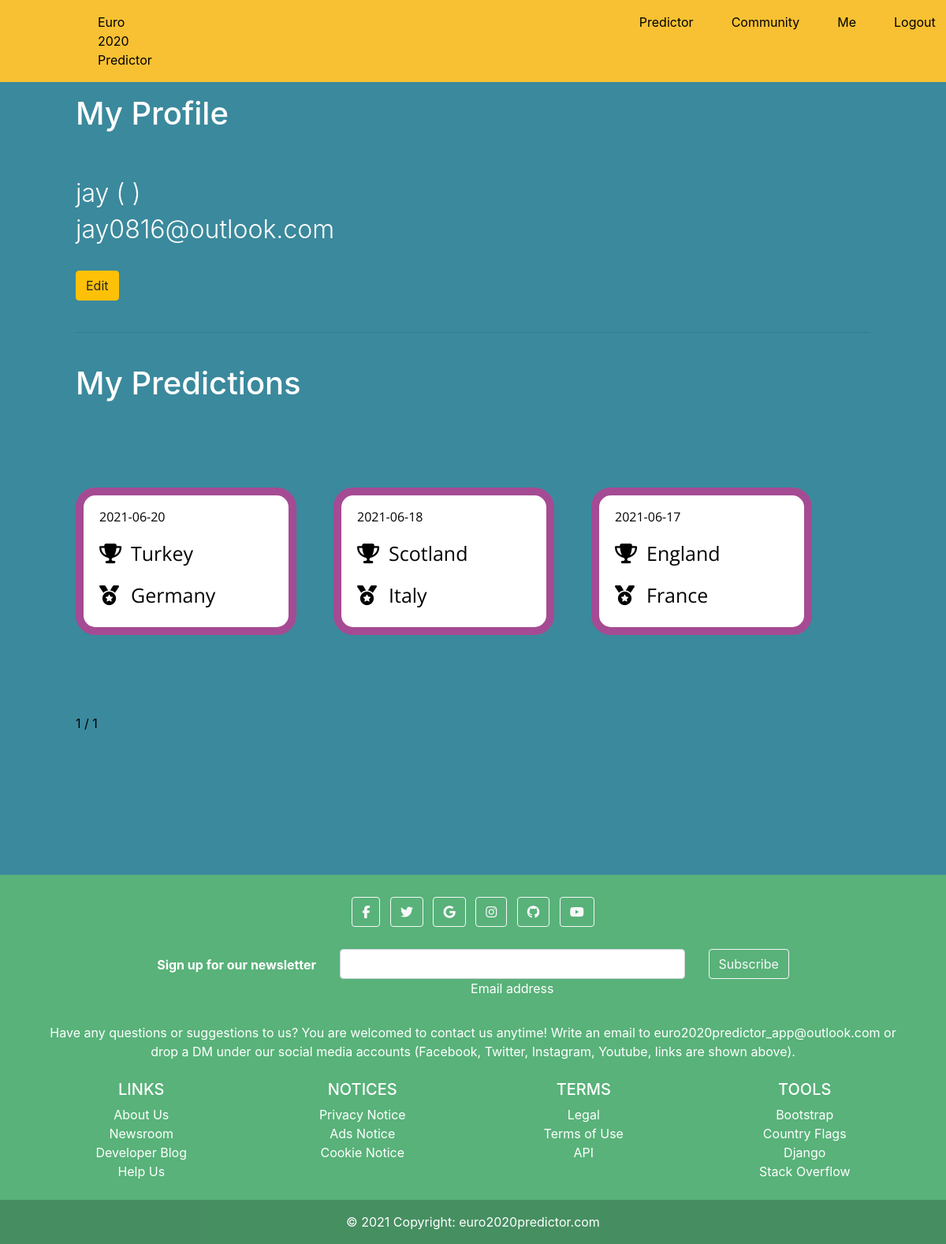
Page /my_homepage/ (signed in) on the committed database.
### euro/models.py (models this page shows)
class Prediction(models.Model):
    user_id = models.IntegerField()
    create_time = models.CharField(max_length=120)
    gs_a1 = models.CharField(max_length=120)
    gs_a2 = models.CharField(max_length=120)
    gs_a3 = models.CharField(max_length=120)
    gs_a4 = models.CharField(max_length=120)
    gs_b1 = models.CharField(max_length=120)
    gs_b2 = models.CharField(max_length=120)
    gs_b3 = models.CharField(max_length=120)
    gs_b4 = models.CharField(max_length=120)
    gs_c1 = models.CharField(max_length=120)
    gs_c2 = models.CharField(max_length=120)
    gs_c3 = models.CharField(max_length=120)
    gs_c4 = models.CharField(max_length=120)
    gs_d1 = models.CharField(max_length=120)
    gs_d2 = models.CharField(max_length=120)
    gs_d3 = models.CharField(max_length=120)
    gs_d4 = models.CharField(max_length=120)
    gs_e1 = models.CharField(max_length=120)
    gs_e2 = models.CharField(max_length=120)
    gs_e3 = models.CharField(max_length=120)
    gs_e4 = models.CharField(max_length=120)
    gs_f1 = models.CharField(max_length=120)
    gs_f2 = models.CharField(max_length=120)
    gs_f3 = models.CharField(max_length=120)
    gs_f4 = models.CharField(max_length=120)
    btf_1 = models.CharField(max_length=120)
    btf_2 = models.CharField(max_length=120)
    btf_3 = models.CharField(max_length=120)
    btf_4 = models.CharField(max_length=120)
    btf_l1 = models.CharField(max_length=120)
    btf_l2 = models.CharField(max_length=120)
    ks16_aw = models.CharField(max_length=120)
    ks16_al = models.CharField(max_length=120)
    ks16_bw = models.CharField(max_length=120)
    ks16_bl = models.CharField(max_length=120)
    ks16_cw = models.CharField(max_length=120)
    ks16_cl = models.CharField(max_length=120)
    ks16_dw = models.CharField(max_length=120)
    ks16_dl = models.CharField(max_length=120)
    ks16_ew = models.CharField(max_length=120)
    ks16_el = models.CharField(max_length=120)
    ks16_fw = models.CharField(max_length=120)
    ks16_fl = models.CharField(max_length=120)
    ks16_gw = models.CharField(max_length=120)
    ks16_gl = models.CharField(max_length=120)
    ks16_hw = models.CharField(max_length=120)
    ks16_hl = models.CharField(max_length=120)
    ks8_aw = models.CharField(max_length=120)
    ks8_al = models.CharField(max_length=120)
    ks8_bw = models.CharField(max_length=120)
    ks8_bl = models.CharField(max_length=120)
    ks8_cw = models.CharField(max_length=120)
    ks8_cl = models.CharField(max_length=120)
    ks8_dw = models.CharField(max_length=120)
    ks8_dl = models.CharField(max_length=120)
    ks4_aw = models.CharField(max_length=120)
    ks4_al = models.CharField(max_length=120)
    ks4_bw = models.CharField(max_length=120)
    ks4_bl = models.CharField(max_length=120)
    final_l = models.CharField(max_length=120)
    winner = models.CharField(max_length=120)

### euro/views.py (the view)
# urls.py: path('my_homepage/', my_homepage, name='my_homepage'),
def my_homepage(request):
    if request.session.get('logged_in') == None:
        return redirect('403')
    preds = Prediction.objects.filter(user_id=request.session['id']).order_by('-id')
    len_preds = len(preds)
    p = Paginator(preds, 32)
    page_num = request.GET.get('page', 1)
    try:
        page = p.page(page_num)
    except:
        page = p.page(1)
    user = User.objects.filter(id=request.session['id'])[0]
    context = {
        'preds': page,
        'logged_in': True,
        'len_preds': len_preds,
        'user': user
    }
    return render(request, 'my_homepage.html', context)

### templates/my_homepage.html (shortened to what this page needs)
{% extends 'base.html' %}
{% block body %}
<div style="display: flex; flex-direction: row;">
    <div style="width: 8%;"></div>
    <div style="width: 84%;">
        <h1 style="font-size: 40px;">My Profile</h1>
        <div style="height: 50px;"></div>
        <div>
            <h2 style="font-weight: 300;">{{ user.username }} ({{ user.first_name }} {{ user.last_name }})</h2>
            <h2 style="font-weight: 300;">{{ user.email }}</h2>
            <br>
            <a href="{% url 'edit_user' %}"><button class="btn btn-warning">Edit</button></a>
        </div>
        <br><hr><br>
        <h1 style="font-size: 40px;">My Predictions</h1>
        {% if len_preds == 0 %}
            <div style="height: 50px;"></div>
            <div>
                <h2 style="font-weight: 300;">You have not made any predictions yet! <a href="{% url 'predictor' %}" style="color: white;">Click here to predict &rarr;</a></h2>
            </div>
        {% else %}
            <div style="height: 100px;"></div>
            <div style="display: grid; grid-template-columns: auto auto auto auto; grid-gap: 50px 20px;">
                {% for i in preds %}
                <a href="{% url 'prediction' id=i.id %}">
                    <div class="box-style">
                        <p class="box-header">{{ i.create_time|slice:10 }}</p>
                        <p class="country"><i class="fa fa-trophy" style="width: 40px;"></i>{{ i.winner }}</p>
                        <p class="country"><i class="fa fa-medal" style="width: 40px;"></i>{{ i.final_l }}</p>
                    </div>
                </a>
                {% endfor %}
            </div>
            <div style="height: 100px;"></div>
            <div class="pagination">
                <span class="step-links">
                    <span class="current">
                        <a href="#" style="color: black;">{{ preds.number }} / {{ preds.paginator.num_pages }}</a>&nbsp;&nbsp;
                    </span>
                </span>
            </div>
        {% endif %}
    </div>
    <div style="width: 8%;"></div>
</div>
{% endblock %}

### templates/base.html (style rules this page uses)
body { background-color: rgb(59, 137, 157); color: white; }

### templates/my_homepage.html (style rules this page uses)
.country { font-size: 25px; font-family: 'Open Sans', sans-serif; color: black; }
.box-header { font-family: 'Open Sans', sans-serif; color: black; }
.box-style { background-color: white; border: 10px solid rgb(165, 75, 147); border-radius: 25px; padding: 15px 0 5px 20px; width: 280px; }

### rows in the picture
Prediction: create_time "2021-06-20", winner "Turkey", final_l "Germany"
Prediction: create_time "2021-06-18", winner "Scotland", final_l "Italy"
Prediction: create_time "2021-06-17", winner "England", final_l "France"

### other values in the picture
{{ user.username }} "jay"
{{ user.email }} "jay0816@outlook.com"
{{ preds.number }} "1"
{{ preds.paginator.num_pages }} "1"
